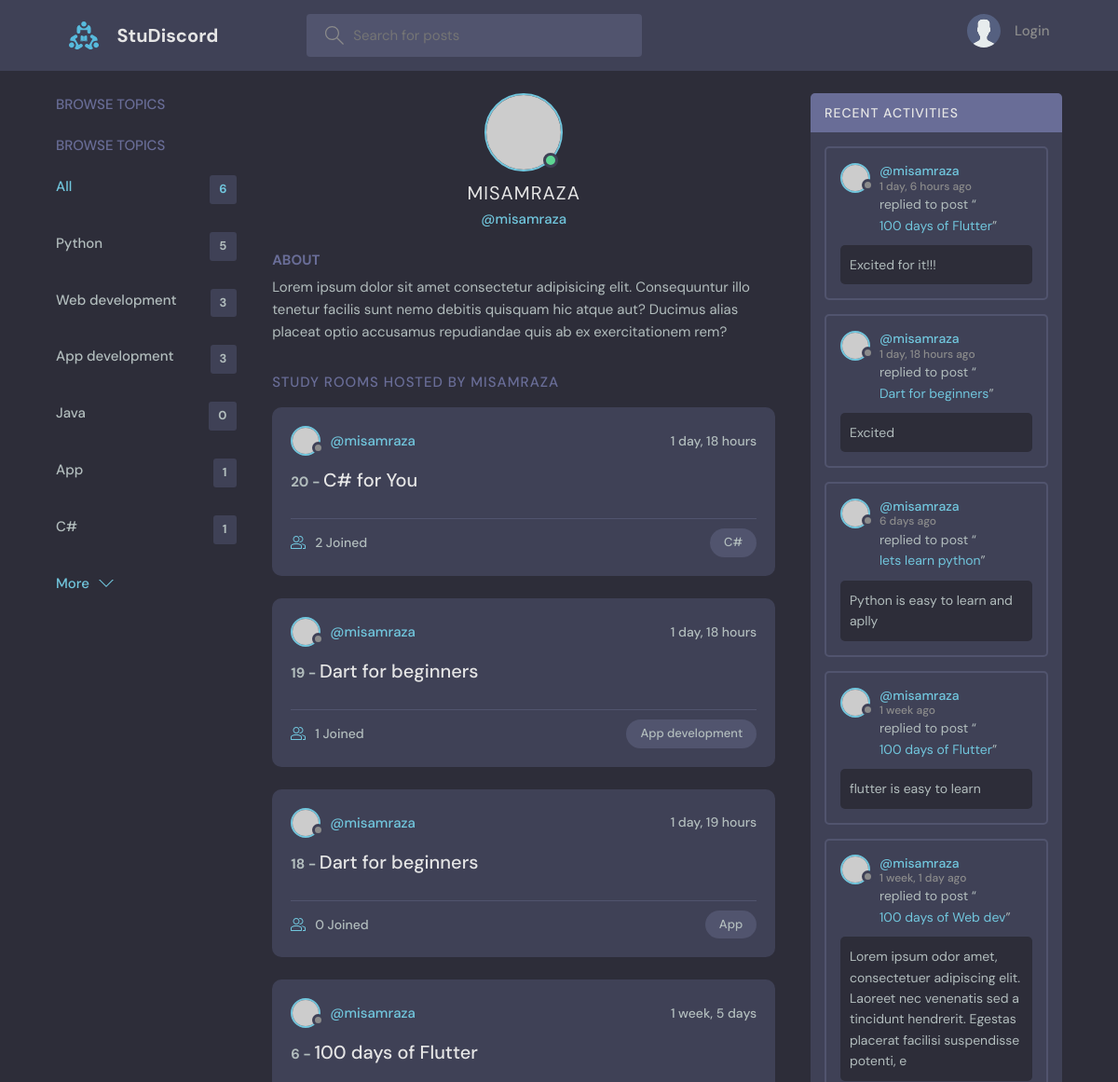
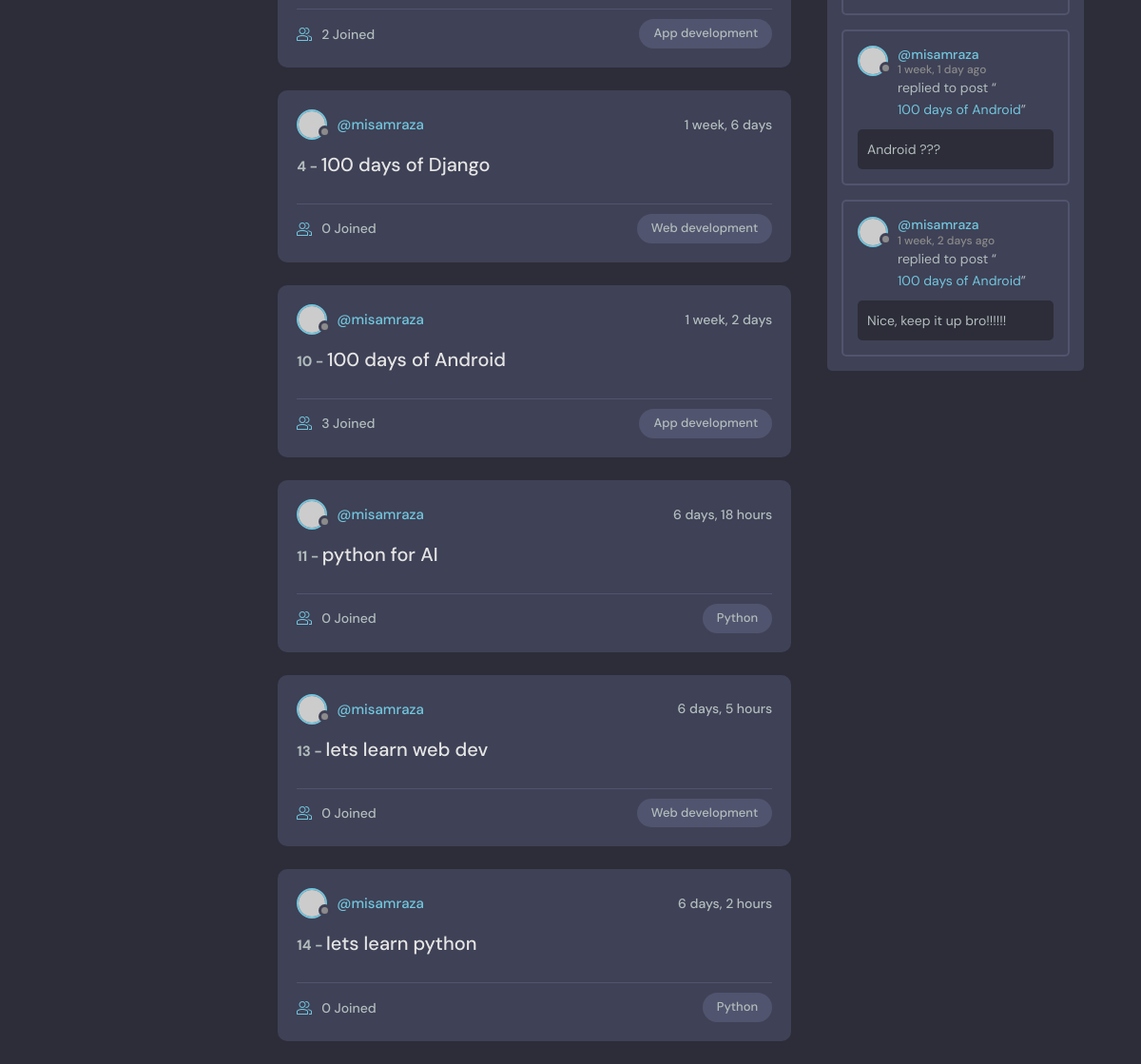
Page /profile/1/ on the committed database (2 pictures, top to bottom).
### base/models.py (models this page shows, shortened)
class Topic(models.Model):
    name = models.CharField( max_length=100)

class Room(models.Model):
    host =models.ForeignKey(User,on_delete=models.SET_NULL,null=True)
    topic=models.ForeignKey(Topic,on_delete=models.SET_NULL,null=True)
    name = models.CharField(max_length=200)
    description = models.TextField(null=True,blank=True)
    participants = models.ManyToManyField(User,related_name='participants',blank=True)
    updated = models.DateTimeField(auto_now=True)
    created = models.DateTimeField(auto_now_add=True)
    class Meta:
        ordering = ['-updated','-created']
    def __str__(self):
        return self.name

class Message(models.Model):
    user = models.ForeignKey(User,on_delete=models.CASCADE)
    room = models.ForeignKey(Room,on_delete=models.CASCADE)
    body = models.TextField()
    updated = models.DateTimeField(auto_now=True)
    created = models.DateTimeField(auto_now_add=True)
    class Meta:
        ordering = ['-updated','-created']
    def __str__(self):
        return self.body[0:150]

### base/views.py (the view)
# urls.py: path('profile/<str:pk>/',views.userProfile,name="user-profile"),
def userProfile(request,pk):
    user = User.objects.get(id=pk)
    rooms = user.room_set.all()
    room_messages = user.message_set.all()
    topics = Topic.objects.all()
    context = {'user':user,'rooms':rooms,'topics':topics,'room_messages':room_messages}
    return render(request,'base/profile.html',context)

### base/templates/base/profile.html (shortened to what this page needs)
{% extends "main.html" %}
{% block content %}
  <main class="profile-page layout layout--3">
    <div class="container">
      <div class="topics">
        <div class="topics__header">
          <h2>Browse Topics</h2>
        </div>
        <ul class="topics__list">
          {% include "base/topics_components.html" %}
        </ul>
      </div>
      <div class="roomList">
        <div class="profile">
          <div class="profile__avatar">
            <div class="avatar avatar--large active">
              <img src="https://randomuser.me/api/portraits/men/11.jpg" />
            </div>
          </div>
          <div class="profile__info">
            <h3>{{user.username}}</h3>
            <p>@{{user.username}}</p>
          </div>
          <div class="profile__about">
            <h3>About</h3>
            <p>
              Lorem ipsum dolor sit amet consectetur adipisicing elit. Consequuntur illo tenetur
              facilis sunt nemo debitis quisquam hic atque aut? Ducimus alias placeat optio
              accusamus repudiandae quis ab ex exercitationem rem?
            </p>
          </div>
        </div>
        <div class="roomList__header">
          <div>
            <h2>Study Rooms Hosted by {{user.username}}</a>
            </h2>
          </div>
        </div>
          {% include "base/feed_component.html" %}
      </div>
          {% include "base/activity_component.html" %}
    </div>
  </main>
  {% endblock content %}

### templates/main.html (shortened to what this page needs)
<!DOCTYPE html>
{% load static %}
<html lang="en">
<head>
    <link rel="stylesheet" href="{% static 'styles/style.css' %}" />
</head>
<body>
    {% include 'navbar.html' %}
    {% block content %}
    {% endblock %}
</body>
</html>

### templates/navbar.html (shortened to what this page needs)
{% load static %}
<header class="header header--loggedIn">
    <div class="container">
        <a href="{% url 'home' %}" class="header__logo">
            <img src="{% static 'images/logo.svg' %}" />
            <h1>StuDiscord</h1>
        </a>
        <form class="header__search" method="GET" action="{% url 'home' %}">
            <label>
                <input name="q" placeholder="Search for posts" />
            </label>
        </form>
        <nav class="header__menu">
            {% if request.user.is_authenticated %}
            <div class="header__user">
                <a href="{% url "user-profile" request.user.id %}">
                    <div class="avatar avatar--medium active">
                        <img src="{{request.user.avatar.url}}" />
                    </div>
                    <p>{{request.user.username}} <span>@{{request.user.username}}</span></p>
                </a>
                <button class="dropdown-button">
                    <svg version="1.1" xmlns="http://www.w3.org/2000/svg" width="32" height="32" viewBox="0 0 32 32">
                        <title>chevron-down</title>
                        <path d="M16 21l-13-13h-3l16 16 16-16h-3l-13 13z"></path>
                    </svg>
                </button>
            </div>
            {% else %}
            <a href="{% url 'login' %}">
                <img src="{% static 'images/avatar.svg' %}" />
                <p>Login</p>
            </a>
            {% endif %}
        </nav>
    </div>
</header>

### base/templates/base/topics_components.html
<div class="topics">
    <div class="topics__header">
      <h2>Browse Topics</h2>
    </div>
    <ul class="topics__list">
      <li>
        <a href="{% url 'home' %}" class="active">All <span>{{topics.count}}</span></a>
      </li>
      {% for topic in topics %}
      <li>
        <a href="{% url "home" %}?q={{topic.name}}">{{topic.name}} <span>{{topic.room_set.all.count}}</span></a>
      </li>
      {% endfor %}
    </ul>
    <a class="btn btn--link" href="{% url "topics" %}">
      More
      <svg version="1.1" xmlns="http://www.w3.org/2000/svg" width="32" height="32" viewBox="0 0 32 32">
        <title>chevron-down</title>
        <path d="M16 21l-13-13h-3l16 16 16-16h-3l-13 13z"></path>
      </svg>
    </a>
  </div>

### base/templates/base/feed_component.html (shortened to what this page needs)
{% for room in rooms  %}
<div class="roomListRoom">
    <div class="roomListRoom__header">
      <a href="{% url "user-profile" room.host.id %}" class="roomListRoom__author">
        <div class="avatar avatar--small">
          <img src="https://randomuser.me/api/portraits/women/11.jpg" />
        </div>
        <span>@{{room.host.username}}</span>
      </a>
      <div class="roomListRoom__actions">
        <span>{{room.created|timesince}}</span>
      </div>
    </div>
    <div class="roomListRoom__content">
      <h5>{{room.id}} - <a href="{% url 'room' room.id %}">{{room.name}}</a></h5>
    </div>
    <div class="roomListRoom__meta">
      <a href="{% url 'room' room.id %}"class="roomListRoom__joined">
        {{room.participants.all.count}} Joined
      </a>
      <p class="roomListRoom__topic">{{room.topic.name}}</p>
    </div>
</div>
{% endfor %}

### base/templates/base/activity_component.html (shortened to what this page needs)
<div class="activities">
    <div class="activities__header">
      <h2>Recent Activities</h2>
    </div>
    {% for message in room_messages %}
    <div class="activities__box">
      <div class="activities__boxHeader roomListRoom__header">
        <a href="{% url "user-profile" message.user.id %}" class="roomListRoom__author">
          <div class="avatar avatar--small">
            <img src="https://randomuser.me/api/portraits/women/11.jpg" />
          </div>
          <p>
            @{{message.user}}
            <span>{{message.created|timesince}} ago</span>
          </p>
        </a>
      </div>
      <div class="activities__boxContent">
        <p>replied to post “<a href={% url 'room' message.room.id  %}>{{message.room}}</a>”</p>
        <div class="activities__boxRoomContent">
          <p>{{message}}</p>
        </div>
      </div>
    </div>
    {% endfor %}
</div>

### rows in the picture
Topic: name "Python", room_set.all.count "5"
Topic: name "Web development", room_set.all.count "3"
Topic: name "App development", room_set.all.count "3"
Topic: name "Java", room_set.all.count "0"
Topic: name "App", room_set.all.count "1"
Topic: name "C#", room_set.all.count "1"
Room: host.username "misamraza", created "1 day, 18 hours", id "20", name "C# for You", participants.all.count "2", topic.name "C#"
Room: host.username "misamraza", created "1 day, 18 hours", id "19", name "Dart for beginners", participants.all.count "1", topic.name "App development"
Room: host.username "misamraza", created "1 day, 19 hours", id "18", name "Dart for beginners", participants.all.count "0", topic.name "App"
Room: host.username "misamraza", created "1 week, 5 days", id "6", name "100 days of Flutter", participants.all.count "2", topic.name "App development"
Room: host.username "misamraza", created "1 week, 6 days", id "4", name "100 days of Django", participants.all.count "0", topic.name "Web development"
Room: host.username "misamraza", created "1 week, 2 days", id "10", name "100 days of Android", participants.all.count "3", topic.name "App development"
Room: host.username "misamraza", created "6 days, 18 hours", id "11", name "python for AI", participants.all.count "0", topic.name "Python"
Room: host.username "misamraza", created "6 days, 5 hours", id "13", name "lets learn web dev", participants.all.count "0", topic.name "Web development"
Room: host.username "misamraza", created "6 days, 2 hours", id "14", name "lets learn python", participants.all.count "0", topic.name "Python"
Message: user "misamraza", created "1 day, 6 hours", room "100 days of Flutter", body "Excited for it!!!"
Message: user "misamraza", created "1 day, 18 hours", room "Dart for beginners", body "Excited"
Message: user "misamraza", created "6 days", room "lets learn python", body "Python is easy to learn and aplly"
Message: user "misamraza", created "1 week", room "100 days of Flutter", body "flutter is easy to learn"
Message: user "misamraza", created "1 week, 1 day", room "100 days of Web dev", body "Lorem ipsum odor amet, consectetuer adipiscing elit. Laoreet nec venenatis sed a tincidunt hendrerit. Egestas placerat facilisi suspendisse potenti, e"
Message: user "misamraza", created "1 week, 1 day", room "100 days of Android", body "Android ???"
Message: user "misamraza", created "1 week, 2 days", room "100 days of Android", body "Nice, keep it up bro!!!!!!"

### other values in the picture
{{ topics.count }} "6"
{{ user.username }} "MISAMRAZA"
{{ user.username }} "misamraza"
